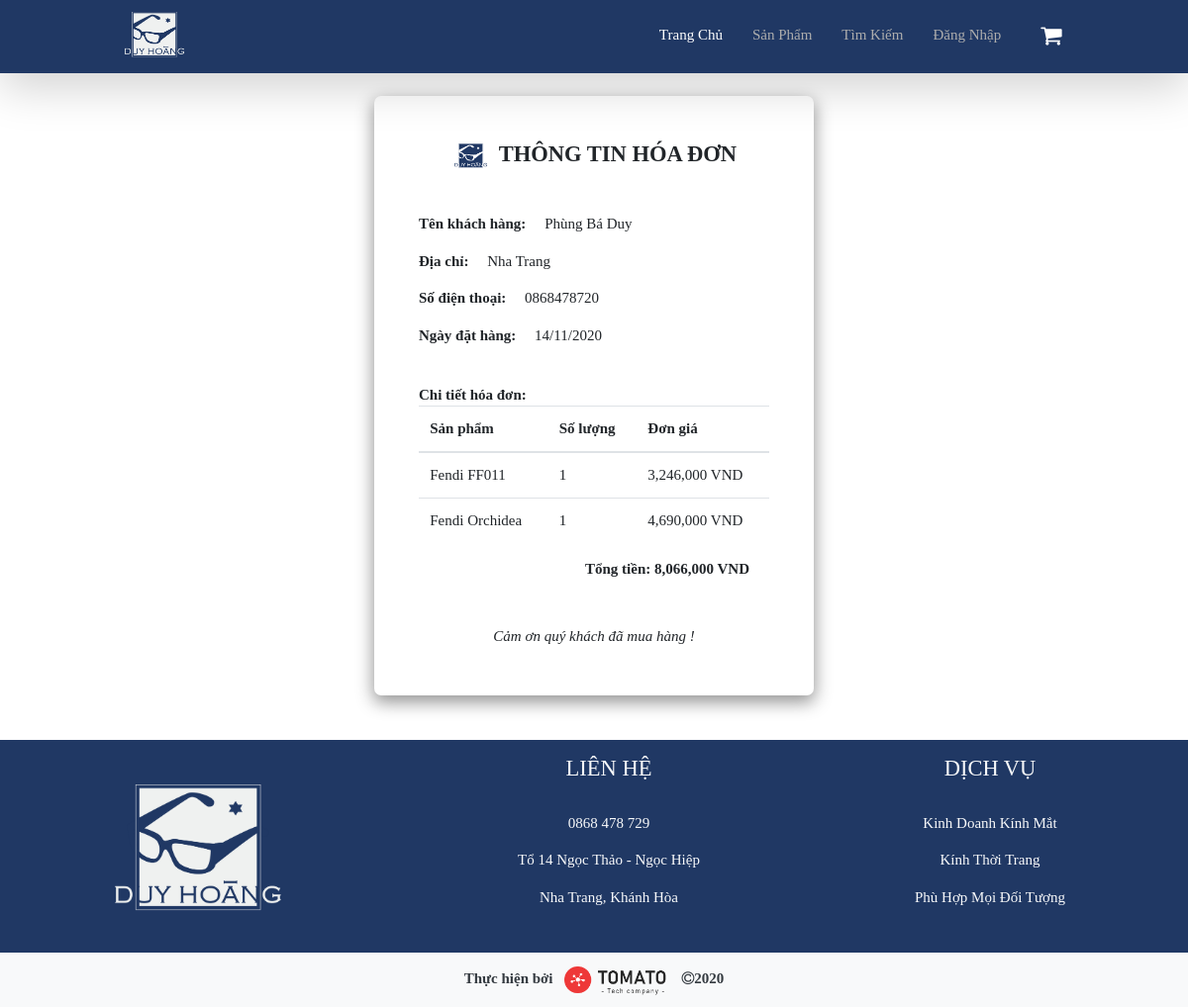
The app's page /bill_detail.php?id=28 with its own data.
### tables this page shows
CREATE TABLE `bills` (
  `id` int(10) UNSIGNED NOT NULL,
  `id_customer` int(11) DEFAULT NULL,
  `date_order` date DEFAULT NULL,
  `total` float DEFAULT NULL,
  `status` bit(1) DEFAULT b'0'
);

CREATE TABLE `account` (
  `id` int(11) NOT NULL,
  `name` varchar(50) DEFAULT NULL,
  `username` varchar(50) DEFAULT NULL,
  `password` varchar(50) DEFAULT NULL,
  `admin` bit(1) DEFAULT NULL,
  `phone` varchar(20) DEFAULT NULL,
  `address` varchar(255) DEFAULT NULL,
  `image` varchar(50) DEFAULT 'avatar.png'
);

CREATE TABLE `bill_detail` (
  `id` int(10) UNSIGNED NOT NULL,
  `id_bill` int(10) NOT NULL,
  `id_glasses` int(10) NOT NULL,
  `quantity` int(11) DEFAULT 1,
  `normal_price` double NOT NULL
);

CREATE TABLE `glasses` (
  `id` int(11) NOT NULL,
  `name` varchar(100) DEFAULT NULL,
  `id_brand` int(11) DEFAULT NULL,
  `image` varchar(100) DEFAULT NULL,
  `normal_price` int(11) DEFAULT NULL,
  `sale_price` int(20) DEFAULT NULL,
  `rating` smallint(11) DEFAULT 4,
  `new` bit(1) DEFAULT NULL
);

### bill_detail.php (the view, shortened to what this page needs)
<!doctype html>
<html lang="en">
    <head>
        <link rel="stylesheet" href="https://stackpath.bootstrapcdn.com/bootstrap/4.3.1/css/bootstrap.min.css">
        <link rel="stylesheet" href="https://maxcdn.bootstrapcdn.com/font-awesome/4.7.0/css/font-awesome.min.css">
        <link href="https://cdn.jsdelivr.net/gh/hung1001/font-awesome-pro@8af0edd/css/all.css" rel="stylesheet" type="text/css" />
        <link rel="stylesheet" href="style.css">
      </head>
  <body>
  <?php
    require_once('db_config/db_connect.php');
    if(isset($_GET['id']))
        $id_bill = $_GET['id'];
    $sql_bill = 'Select *
                from bills join account
                    on bills.id_customer = account.id
                where bills.id = '.$id_bill;
    $result_bill = mysqli_query($conn,$sql_bill);
    $bill = mysqli_fetch_array($result_bill);
    $sql_detail = 'Select * from bill_detail join bills
            on bill_detail.id_bill = bills.id
            join glasses on bill_detail.id_glasses = glasses.id
            where id_bill = '.$id_bill;
    $result_detail = mysqli_query($conn,$sql_detail);
?>
    <?php
        include('header.php');
    ?>
<div class="container mt-4">
    <div class="bill_detail p-5">
        <h4 class="text-center pb-3 font-weight-bold"><img src="img/logo.png" height="25px" class="mr-1"> THÔNG TIN HÓA ĐƠN</h4>
        <br>
        <?php
            echo '
            <p><b>Tên khách hàng: &emsp;</b>'.$bill['name'].'</p>
            <p><b>Địa chỉ: &emsp;</b>'.$bill['address'].'</p>
            <p><b>Số điện thoại: &emsp;</b>'.$bill['phone'].'</p>
            <p><b>Ngày đặt hàng: &emsp;</b>'.date('d/m/Y',strtotime($bill['date_order'])).'</p>
            <br>
            <b>Chi tiết hóa đơn:</b>
            <table class="table">
            <thead>
                <tr>
                    <th>Sản phẩm</th>
                    <th>Số lượng</th>
                    <th>Đơn giá</th>
                </tr>
            </thead>
            <tbody>';
            while($row = mysqli_fetch_array($result_detail))
            {
                echo '
                <tr>
                    <td>'.$row['name'].'</td>
                    <td>'.$row['quantity'].'</td>';
                    if(!empty($row['sale_price']))
                        echo '<td>'.number_format($row['sale_price']).' VND</td>';
                    else echo '<td>'.number_format($row['normal_price']).' VND</td>';
                    echo'
                </tr>';
            }
            echo '</tbody>
        </table>
            <p><b class="text-right">Tổng tiền: '.number_format($bill['total']).' VND </b></p>';
        ?>
        <br><br><br>
        <p class="text-center mb-1"><i>Cảm ơn quý khách đã mua hàng !</i></p>
    </div>
    </div>
    <?php include('footer.php') ?>
  </body>
</html>

### style.css (style rules this page uses)
:root { --mainColor:#203864; --bgColor:white; }
* { font-family: Bahnschrift Light; font-size: 15px; scroll-behavior: smooth; box-sizing: border-box; }
body { background-color: var(--bgColor); position: relative; }
.bill_detail { width: 40%; margin: auto; padding: 30px; background-color: white; border-radius: 7px; -webkit-box-shadow: 0px 6px 17px 1px rgba(0,0,0,0.42); -moz-box-shadow: 0px 6px 17px 1px rgba(0,0,0,0.42); box-shadow: 0px 6px 17px 1px rgba(0,0,0,0.42); }
.text-right { text-align: right; float: right; margin-right: 20px; margin-bottom: 30px; }

### records on screen
bills: account.name "Phùng Bá Duy", account.address "Nha Trang", account.phone "0868478720", date_order "14/11/2020", total "8,066,000"
bill_detail: id_glasses.name "Fendi FF011", quantity "1", id_glasses.normal_price "3,246,000"
bill_detail: id_glasses.name "Fendi Orchidea", quantity "1", id_glasses.sale_price "4,690,000"
